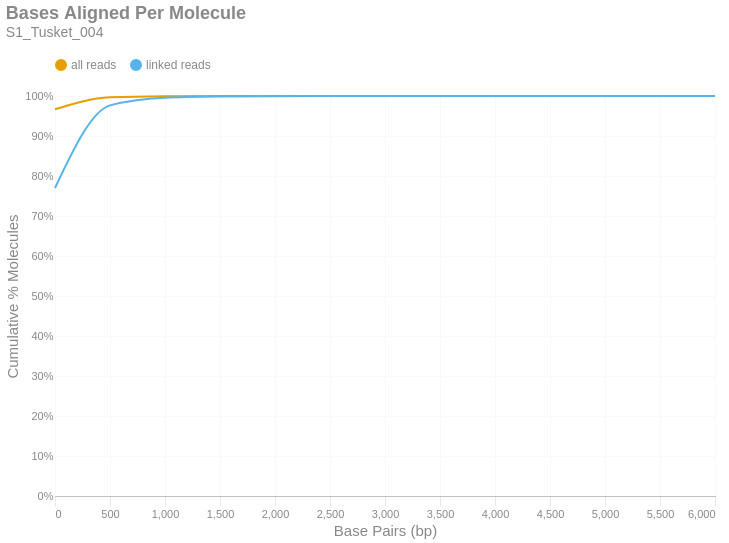

Notebook source saved alongside this figure:
### Markdown cell above
### Bases Aligned Per Molecule
This is a cumulative frequency distribution showing the number of base pairs aligned per unique molecule. These data are shown in 500 bp bins. There are two distributions: one with `all reads` (yellow) and another with only `linked reads` (blue). The percent of molecules in the `linked reads` distribution is relative to the total number of linked molecules.

### Code cell
if SKIPLR:
    print_html(f"Skipped")
else:
    binned_df = consolidated_hist(valids['aligned_bp'], mask, 500, True)
    with SafeRender(binned_df):
        (
            density_plot(binned_df, 'Bases Aligned Per Molecule', samplename, 'basesper')
            .encode(
                x=alt.X('bin:Q', title="Base Pairs (bp)").axis(tickMinStep=500).scale(padding=0),
                y=alt.Y('value:Q', title='Cumulative % Molecules')
                    .axis(format='%')
                    .scale(domain = [0,1])
                    .stack(False),
                color=alt.Color("key:N").scale(domain = ["all reads", "linked reads"]),
                tooltip = [
                    alt.Tooltip("key:N", title = "Data Type"),
                    alt.Tooltip("range_label:N", title="Bases Aligned Per Molecule"),
                    alt.Tooltip("value:Q", format = ".2%", title="% Molecules (Cum.)")
                ]
            )
        ).display()

### Figure 1 — Vega-Lite specification as saved in the notebook (floating-point values rounded to 4 significant figures)
{"width": "container", "height": 400, "config": {"title": {"anchor": "start", "dy": -15, "fontSize": 18, "color": "#888888", "subtitleColor": "#888888", "subtitleFontSize": 14}, "arc": {"fill": "#0072B2"}, "axis": {"domainColor": "#888888", "domainWidth": 0.5, "gridWidth": 0.2, "grid": false, "titleFontWeight": 400, "titleFontSize": 15, "labelFontSize": 11, "labelColor": "#888888", "tickColor": "#888888", "tickWidth": 0.2, "titleColor": "#888888"}, "axisBand": {"grid": false}, "axisX": {"grid": true, "tickSize": 10, "domainCap": "round"}, "axisY": {"domain": false, "grid": true, "tickSize": 0, "domainCap": "round"}, "background": "transparent", "header": {"labelFontSize": 15, "labelColor": "#888888", "titleFontSize": 15, "titleFontWeight": 600, "titleColor": "#888888"}, "legend": {"labelFont": "sans-serif", "labelFontSize": 12, "labelColor": "#888888", "symbolSize": 100, "symbolType": "circle", "titleFontSize": 12, "titlePadding": 10, "titleColor": "#888888", "title": null, "orient": "top"}, "range": {"category": ["#E69F00", "#56B4E9", "#009E73", "#F0E442", "#0072B2", "#D55E00", "#CC79A7", "#000000"], "diverging": ["#cfe8f3", "#a2d4ec", "#73bfe2", "#46abdb", "#1696d2", "#12719e"]}, "area": {"fill": "#0072B2", "fillOpacity": 0.7, "line": true, "strokeOpacity": 0.7}, "line": {"color": "#0072B2", "stroke": "#0072B2", "strokeWidth": 2}, "trail": {"color": "#0072B2", "stroke": "#0072B2", "strokeWidth": 0, "size": 1}, "point": {"filled": true, "fillOpacity": 1.0, "size": 95}, "text": {"color": "#888888", "fontSize": 11, "align": "right", "fontWeight": 400, "size": 11}, "bar": {"fill": "#0072B2", "stroke": null}, "view": {"stroke": null, "continuousWidth": 660, "continuousHeight": 400}}, "data": {"name": "data-d8e8d4ea69b387a1642139ea4a311c0e"}, "mark": {"type": "line", "interpolate": "monotone", "point": {"opacity": 0, "size": 275}}, "encoding": {"color": {"field": "key", "scale": {"domain": ["all reads", "linked reads"]}, "type": "nominal"}, "tooltip": [{"field": "key", "title": "Data Type", "type": "nominal"}, {"field": "range_label", "title": "Bases Aligned Per Molecule", "type": "nominal"}, {"field": "value", "format": ".2%", "title": "% Molecules (Cum.)", "type": "quantitative"}], "x": {"axis": {"tickMinStep": 500}, "field": "bin", "scale": {"padding": 0}, "title": "Base Pairs (bp)", "type": "quantitative"}, "y": {"axis": {"format": "%"}, "field": "value", "scale": {"domain": [0, 1]}, "stack": false, "title": "Cumulative % Molecules", "type": "quantitative"}}, "params": [{"name": "param_c36ac31b6afebe62", "select": {"type": "point", "fields": ["key"]}, "bind": "legend"}], "title": {"text": "Bases Aligned Per Molecule", "subtitle": "S1_Tusket_004"}, "transform": [{"fold": ["all reads (cumsum)", "linked reads (cumsum)"]}, {"calculate": "replace(datum.key, ' (cumsum)', '')", "as": "key"}, {"filter": {"param": "param_c36ac31b6afebe62"}}], "usermeta": {"embedOptions": {"downloadFileName": "S1_Tusket_004.basesper"}}, "$schema": "https://vega.github.io/schema/vega-lite/v6.1.0.json", "datasets": {"data-d8e8d4ea69b387a1642139ea4a311c0e": [{"bin": "0.0", "interval": "0.0-500.0", "all reads": 0.9667, "linked reads": 0.7701, "all reads (cumsum)": 0.9667, "linked reads (cumsum)": 0.7701, "range_label": "0-499"}, {"bin": "500.0", "interval": "500.0-1000.0", "all reads": 0.02993, "linked reads": 0.2064, "all reads (cumsum)": 0.9967, "linked reads (cumsum)": 0.9765, "range_label": "500-999"}, {"bin": "1000.0", "interval": "1000.0-1500.0", "all reads": 0.002744, "linked reads": 0.01921, "all reads (cumsum)": 0.9994, "linked reads (cumsum)": 0.9957, "range_label": "1000-1499"}, {"bin": "1500.0", "interval": "1500.0-2000.0", "all reads": 0.0004441, "linked reads": 0.00313, "all reads (cumsum)": 0.9998, "linked reads (cumsum)": 0.9989, "range_label": "1500-1999"}, {"bin": "2000.0", "interval": "2000.0-2500.0", "all reads": 0.0001169, "linked reads": 0.0008238, "all reads (cumsum)": 1.0, "linked reads (cumsum)": 0.9997, "range_label": "2000-2499"}, {"bin": "2500.0", "interval": "2500.0-3000.0", "all reads": 3.078e-05, "linked reads": 0.0002169, "all reads (cumsum)": 1.0, "linked reads (cumsum)": 0.9999, "range_label": "2500-2999"}, {"bin": "3000.0", "interval": "3000.0-3500.0", "all reads": 7.145e-06, "linked reads": 5.036e-05, "all reads (cumsum)": 1.0, "linked reads (cumsum)": 1.0, "range_label": "3000-3499"}, {"bin": "3500.0", "interval": "3500.0-4000.0", "all reads": 4.03e-06, "linked reads": 2.841e-05, "all reads (cumsum)": 1.0, "linked reads (cumsum)": 1.0, "range_label": "3500-3999"}, {"bin": "4000.0", "interval": "4000.0-4500.0", "all reads": 1.099e-06, "linked reads": 7.747e-06, "all reads (cumsum)": 1.0, "linked reads (cumsum)": 1.0, "range_label": "4000-4499"}, {"bin": "4500.0", "interval": "4500.0-5000.0", "all reads": 1.099e-06, "linked reads": 7.747e-06, "all reads (cumsum)": 1.0, "linked reads (cumsum)": 1.0, "range_label": "4500-4999"}, {"bin": "5000.0", "interval": "5000.0-5500.0", "all reads": 0.0, "linked reads": 0.0, "all reads (cumsum)": 1.0, "linked reads (cumsum)": 1.0, "range_label": "5000-5499"}, {"bin": "5500.0", "interval": "5500.0-6000.0", "all reads": 3.664e-07, "linked reads": 2.582e-06, "all reads (cumsum)": 1.0, "linked reads (cumsum)": 1.0, "range_label": "5500-5999"}, {"bin": "6000.0", "interval": "6000.0-6500.0", "all reads": 3.664e-07, "linked reads": 2.582e-06, "all reads (cumsum)": 1.0, "linked reads (cumsum)": 1.0, "range_label": "6000-6499"}]}}
